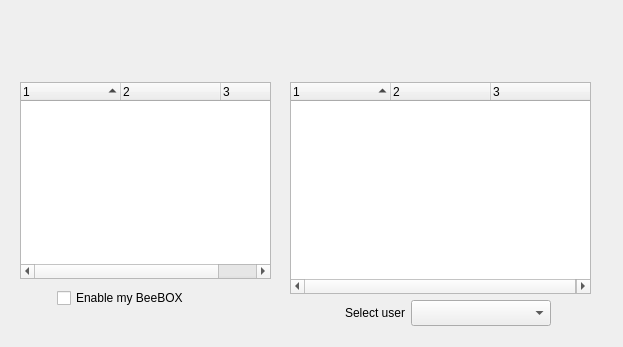
<?xml version="1.0" encoding="UTF-8"?>
<ui version="4.0">
 <class>GuiShareBoxWidget</class>
 <widget class="QWidget" name="GuiShareBoxWidget">
  <property name="geometry">
   <rect>
    <x>0</x>
    <y>0</y>
    <width>623</width>
    <height>347</height>
   </rect>
  </property>
  <property name="windowTitle">
   <string>Form</string>
  </property>
  <widget class="QLabel" name="mp_lTitle">
   <property name="geometry">
    <rect>
     <x>20</x>
     <y>20</y>
     <width>491</width>
     <height>20</height>
    </rect>
   </property>
   <property name="sizePolicy">
    <sizepolicy hsizetype="Expanding" vsizetype="Minimum">
     <horstretch>0</horstretch>
     <verstretch>0</verstretch>
    </sizepolicy>
   </property>
   <property name="minimumSize">
    <size>
     <width>0</width>
     <height>20</height>
    </size>
   </property>
   <property name="text">
    <string/>
   </property>
   <property name="alignment">
    <set>Qt::AlignCenter</set>
   </property>
  </widget>
  <widget class="QFrame" name="mp_myFrame">
   <property name="geometry">
    <rect>
     <x>20</x>
     <y>50</y>
     <width>251</width>
     <height>261</height>
    </rect>
   </property>
   <property name="sizePolicy">
    <sizepolicy hsizetype="Expanding" vsizetype="Expanding">
     <horstretch>0</horstretch>
     <verstretch>0</verstretch>
    </sizepolicy>
   </property>
   <property name="frameShape">
    <enum>QFrame::NoFrame</enum>
   </property>
   <property name="frameShadow">
    <enum>QFrame::Raised</enum>
   </property>
   <layout class="QGridLayout" name="gridLayout_2">
    <property name="leftMargin">
     <number>0</number>
    </property>
    <property name="topMargin">
     <number>0</number>
    </property>
    <property name="rightMargin">
     <number>0</number>
    </property>
    <property name="bottomMargin">
     <number>0</number>
    </property>
    <item row="0" column="4">
     <widget class="QLabel" name="mp_lMyBox">
      <property name="sizePolicy">
       <sizepolicy hsizetype="Expanding" vsizetype="Minimum">
        <horstretch>0</horstretch>
        <verstretch>0</verstretch>
       </sizepolicy>
      </property>
      <property name="minimumSize">
       <size>
        <width>80</width>
        <height>0</height>
       </size>
      </property>
      <property name="text">
       <string/>
      </property>
      <property name="wordWrap">
       <bool>true</bool>
      </property>
     </widget>
    </item>
    <item row="0" column="1">
     <widget class="QPushButton" name="mp_pbMyUpdate">
      <property name="sizePolicy">
       <sizepolicy hsizetype="Fixed" vsizetype="Fixed">
        <horstretch>0</horstretch>
        <verstretch>0</verstretch>
       </sizepolicy>
      </property>
      <property name="minimumSize">
       <size>
        <width>26</width>
        <height>26</height>
       </size>
      </property>
      <property name="maximumSize">
       <size>
        <width>26</width>
        <height>26</height>
       </size>
      </property>
      <property name="text">
       <string/>
      </property>
      <property name="icon">
       <iconset resource="../beebeep.qrc">
        <normaloff>:/images/update.png</normaloff>:/images/update.png</iconset>
      </property>
      <property name="iconSize">
       <size>
        <width>24</width>
        <height>26</height>
       </size>
      </property>
      <property name="flat">
       <bool>true</bool>
      </property>
     </widget>
    </item>
    <item row="2" column="0" colspan="5">
     <layout class="QHBoxLayout" name="horizontalLayout">
      <property name="spacing">
       <number>12</number>
      </property>
      <item>
       <spacer name="horizontalSpacer">
        <property name="orientation">
         <enum>Qt::Horizontal</enum>
        </property>
        <property name="sizeHint" stdset="0">
         <size>
          <width>41</width>
          <height>20</height>
         </size>
        </property>
       </spacer>
      </item>
      <item>
       <widget class="QCheckBox" name="mp_cbEnableMyBox">
        <property name="minimumSize">
         <size>
          <width>0</width>
          <height>26</height>
         </size>
        </property>
        <property name="layoutDirection">
         <enum>Qt::LeftToRight</enum>
        </property>
        <property name="text">
         <string>Enable my BeeBOX</string>
        </property>
       </widget>
      </item>
      <item>
       <widget class="QPushButton" name="mp_pbSelectMyBox">
        <property name="sizePolicy">
         <sizepolicy hsizetype="Fixed" vsizetype="Fixed">
          <horstretch>0</horstretch>
          <verstretch>0</verstretch>
         </sizepolicy>
        </property>
        <property name="minimumSize">
         <size>
          <width>26</width>
          <height>26</height>
         </size>
        </property>
        <property name="maximumSize">
         <size>
          <width>26</width>
          <height>26</height>
         </size>
        </property>
        <property name="toolTip">
         <string>Select your folder</string>
        </property>
        <property name="text">
         <string/>
        </property>
        <property name="icon">
         <iconset resource="../beebeep.qrc">
          <normaloff>:/images/sharebox.png</normaloff>:/images/sharebox.png</iconset>
        </property>
        <property name="iconSize">
         <size>
          <width>24</width>
          <height>26</height>
         </size>
        </property>
        <property name="flat">
         <bool>true</bool>
        </property>
       </widget>
      </item>
      <item>
       <spacer name="horizontalSpacer_2">
        <property name="orientation">
         <enum>Qt::Horizontal</enum>
        </property>
        <property name="sizeHint" stdset="0">
         <size>
          <width>42</width>
          <height>20</height>
         </size>
        </property>
       </spacer>
      </item>
     </layout>
    </item>
    <item row="1" column="0" colspan="6">
     <widget class="GuiShareBoxFileInfoList" name="mp_myBox">
      <property name="sortingEnabled">
       <bool>true</bool>
      </property>
      <property name="allColumnsShowFocus">
       <bool>true</bool>
      </property>
      <property name="columnCount">
       <number>3</number>
      </property>
      <attribute name="headerStretchLastSection">
       <bool>false</bool>
      </attribute>
      <column>
       <property name="text">
        <string notr="true">1</string>
       </property>
      </column>
      <column>
       <property name="text">
        <string notr="true">2</string>
       </property>
      </column>
      <column>
       <property name="text">
        <string notr="true">3</string>
       </property>
      </column>
     </widget>
    </item>
    <item row="0" column="3">
     <widget class="QPushButton" name="mp_pbMyCreateFolder">
      <property name="sizePolicy">
       <sizepolicy hsizetype="Fixed" vsizetype="Fixed">
        <horstretch>0</horstretch>
        <verstretch>0</verstretch>
       </sizepolicy>
      </property>
      <property name="minimumSize">
       <size>
        <width>26</width>
        <height>26</height>
       </size>
      </property>
      <property name="maximumSize">
       <size>
        <width>26</width>
        <height>26</height>
       </size>
      </property>
      <property name="text">
       <string/>
      </property>
      <property name="icon">
       <iconset resource="../beebeep.qrc">
        <normaloff>:/images/folder-add.png</normaloff>:/images/folder-add.png</iconset>
      </property>
      <property name="iconSize">
       <size>
        <width>24</width>
        <height>26</height>
       </size>
      </property>
      <property name="flat">
       <bool>true</bool>
      </property>
     </widget>
    </item>
    <item row="0" column="2">
     <widget class="QPushButton" name="mp_pbMyOpenFolder">
      <property name="sizePolicy">
       <sizepolicy hsizetype="Fixed" vsizetype="Fixed">
        <horstretch>0</horstretch>
        <verstretch>0</verstretch>
       </sizepolicy>
      </property>
      <property name="minimumSize">
       <size>
        <width>26</width>
        <height>26</height>
       </size>
      </property>
      <property name="maximumSize">
       <size>
        <width>26</width>
        <height>26</height>
       </size>
      </property>
      <property name="text">
       <string/>
      </property>
      <property name="icon">
       <iconset resource="../beebeep.qrc">
        <normaloff>:/images/folder.png</normaloff>:/images/folder.png</iconset>
      </property>
      <property name="iconSize">
       <size>
        <width>24</width>
        <height>26</height>
       </size>
      </property>
      <property name="flat">
       <bool>true</bool>
      </property>
     </widget>
    </item>
   </layout>
  </widget>
  <widget class="QFrame" name="mp_outFrame">
   <property name="geometry">
    <rect>
     <x>290</x>
     <y>50</y>
     <width>301</width>
     <height>276</height>
    </rect>
   </property>
   <property name="sizePolicy">
    <sizepolicy hsizetype="Expanding" vsizetype="Expanding">
     <horstretch>0</horstretch>
     <verstretch>0</verstretch>
    </sizepolicy>
   </property>
   <property name="frameShape">
    <enum>QFrame::NoFrame</enum>
   </property>
   <layout class="QGridLayout" name="gridLayout">
    <property name="leftMargin">
     <number>0</number>
    </property>
    <property name="topMargin">
     <number>0</number>
    </property>
    <property name="rightMargin">
     <number>0</number>
    </property>
    <property name="bottomMargin">
     <number>0</number>
    </property>
    <property name="horizontalSpacing">
     <number>6</number>
    </property>
    <item row="0" column="0">
     <widget class="QPushButton" name="mp_pbOutParentFolder">
      <property name="sizePolicy">
       <sizepolicy hsizetype="Fixed" vsizetype="Fixed">
        <horstretch>0</horstretch>
        <verstretch>0</verstretch>
       </sizepolicy>
      </property>
      <property name="minimumSize">
       <size>
        <width>26</width>
        <height>26</height>
       </size>
      </property>
      <property name="maximumSize">
       <size>
        <width>26</width>
        <height>26</height>
       </size>
      </property>
      <property name="text">
       <string/>
      </property>
      <property name="icon">
       <iconset resource="../beebeep.qrc">
        <normaloff>:/images/back.png</normaloff>:/images/back.png</iconset>
      </property>
      <property name="iconSize">
       <size>
        <width>24</width>
        <height>26</height>
       </size>
      </property>
      <property name="flat">
       <bool>true</bool>
      </property>
     </widget>
    </item>
    <item row="0" column="1">
     <widget class="QPushButton" name="mp_pbOutUpdate">
      <property name="sizePolicy">
       <sizepolicy hsizetype="Fixed" vsizetype="Fixed">
        <horstretch>0</horstretch>
        <verstretch>0</verstretch>
       </sizepolicy>
      </property>
      <property name="minimumSize">
       <size>
        <width>26</width>
        <height>26</height>
       </size>
      </property>
      <property name="maximumSize">
       <size>
        <width>26</width>
        <height>26</height>
       </size>
      </property>
      <property name="text">
       <string/>
      </property>
      <property name="icon">
       <iconset resource="../beebeep.qrc">
        <normaloff>:/images/update.png</normaloff>:/images/update.png</iconset>
      </property>
      <property name="iconSize">
       <size>
        <width>24</width>
        <height>26</height>
       </size>
      </property>
      <property name="flat">
       <bool>true</bool>
      </property>
     </widget>
    </item>
    <item row="0" column="2">
     <widget class="QPushButton" name="mp_pbOutCreateFolder">
      <property name="sizePolicy">
       <sizepolicy hsizetype="Fixed" vsizetype="Fixed">
        <horstretch>0</horstretch>
        <verstretch>0</verstretch>
       </sizepolicy>
      </property>
      <property name="minimumSize">
       <size>
        <width>26</width>
        <height>26</height>
       </size>
      </property>
      <property name="maximumSize">
       <size>
        <width>26</width>
        <height>26</height>
       </size>
      </property>
      <property name="text">
       <string/>
      </property>
      <property name="icon">
       <iconset resource="../beebeep.qrc">
        <normaloff>:/images/folder-add.png</normaloff>:/images/folder-add.png</iconset>
      </property>
      <property name="iconSize">
       <size>
        <width>24</width>
        <height>26</height>
       </size>
      </property>
      <property name="flat">
       <bool>true</bool>
      </property>
     </widget>
    </item>
    <item row="0" column="3">
     <widget class="QLabel" name="mp_lOutBox">
      <property name="sizePolicy">
       <sizepolicy hsizetype="Expanding" vsizetype="Minimum">
        <horstretch>0</horstretch>
        <verstretch>0</verstretch>
       </sizepolicy>
      </property>
      <property name="minimumSize">
       <size>
        <width>80</width>
        <height>0</height>
       </size>
      </property>
      <property name="text">
       <string/>
      </property>
      <property name="wordWrap">
       <bool>true</bool>
      </property>
     </widget>
    </item>
    <item row="1" column="0" colspan="4">
     <widget class="GuiShareBoxFileInfoList" name="mp_outBox">
      <property name="sortingEnabled">
       <bool>true</bool>
      </property>
      <property name="allColumnsShowFocus">
       <bool>true</bool>
      </property>
      <property name="columnCount">
       <number>3</number>
      </property>
      <attribute name="headerStretchLastSection">
       <bool>false</bool>
      </attribute>
      <column>
       <property name="text">
        <string notr="true">1</string>
       </property>
      </column>
      <column>
       <property name="text">
        <string notr="true">2</string>
       </property>
      </column>
      <column>
       <property name="text">
        <string notr="true">3</string>
       </property>
      </column>
     </widget>
    </item>
    <item row="2" column="0" colspan="4">
     <layout class="QHBoxLayout" name="horizontalLayout_2">
      <item>
       <spacer name="horizontalSpacer_4">
        <property name="orientation">
         <enum>Qt::Horizontal</enum>
        </property>
        <property name="sizeHint" stdset="0">
         <size>
          <width>40</width>
          <height>20</height>
         </size>
        </property>
       </spacer>
      </item>
      <item>
       <widget class="QLabel" name="mp_lUsers">
        <property name="sizePolicy">
         <sizepolicy hsizetype="Minimum" vsizetype="Preferred">
          <horstretch>0</horstretch>
          <verstretch>0</verstretch>
         </sizepolicy>
        </property>
        <property name="minimumSize">
         <size>
          <width>75</width>
          <height>26</height>
         </size>
        </property>
        <property name="text">
         <string>Select user</string>
        </property>
        <property name="alignment">
         <set>Qt::AlignRight|Qt::AlignTrailing|Qt::AlignVCenter</set>
        </property>
       </widget>
      </item>
      <item>
       <widget class="QComboBox" name="mp_comboUsers">
        <property name="sizePolicy">
         <sizepolicy hsizetype="Preferred" vsizetype="Fixed">
          <horstretch>0</horstretch>
          <verstretch>0</verstretch>
         </sizepolicy>
        </property>
        <property name="minimumSize">
         <size>
          <width>140</width>
          <height>26</height>
         </size>
        </property>
       </widget>
      </item>
      <item>
       <spacer name="horizontalSpacer_3">
        <property name="orientation">
         <enum>Qt::Horizontal</enum>
        </property>
        <property name="sizeHint" stdset="0">
         <size>
          <width>40</width>
          <height>20</height>
         </size>
        </property>
       </spacer>
      </item>
     </layout>
    </item>
   </layout>
  </widget>
 </widget>
 <customwidgets>
  <customwidget>
   <class>GuiShareBoxFileInfoList</class>
   <extends>QTreeWidget</extends>
   <header>GuiShareBoxFileInfoList.h</header>
  </customwidget>
 </customwidgets>
 <tabstops>
  <tabstop>mp_pbMyUpdate</tabstop>
  <tabstop>mp_pbMyOpenFolder</tabstop>
  <tabstop>mp_pbMyCreateFolder</tabstop>
  <tabstop>mp_myBox</tabstop>
  <tabstop>mp_cbEnableMyBox</tabstop>
  <tabstop>mp_pbSelectMyBox</tabstop>
  <tabstop>mp_pbOutParentFolder</tabstop>
  <tabstop>mp_pbOutUpdate</tabstop>
  <tabstop>mp_pbOutCreateFolder</tabstop>
  <tabstop>mp_outBox</tabstop>
  <tabstop>mp_comboUsers</tabstop>
 </tabstops>
 <resources>
  <include location="../beebeep.qrc"/>
 </resources>
 <connections/>
</ui>
